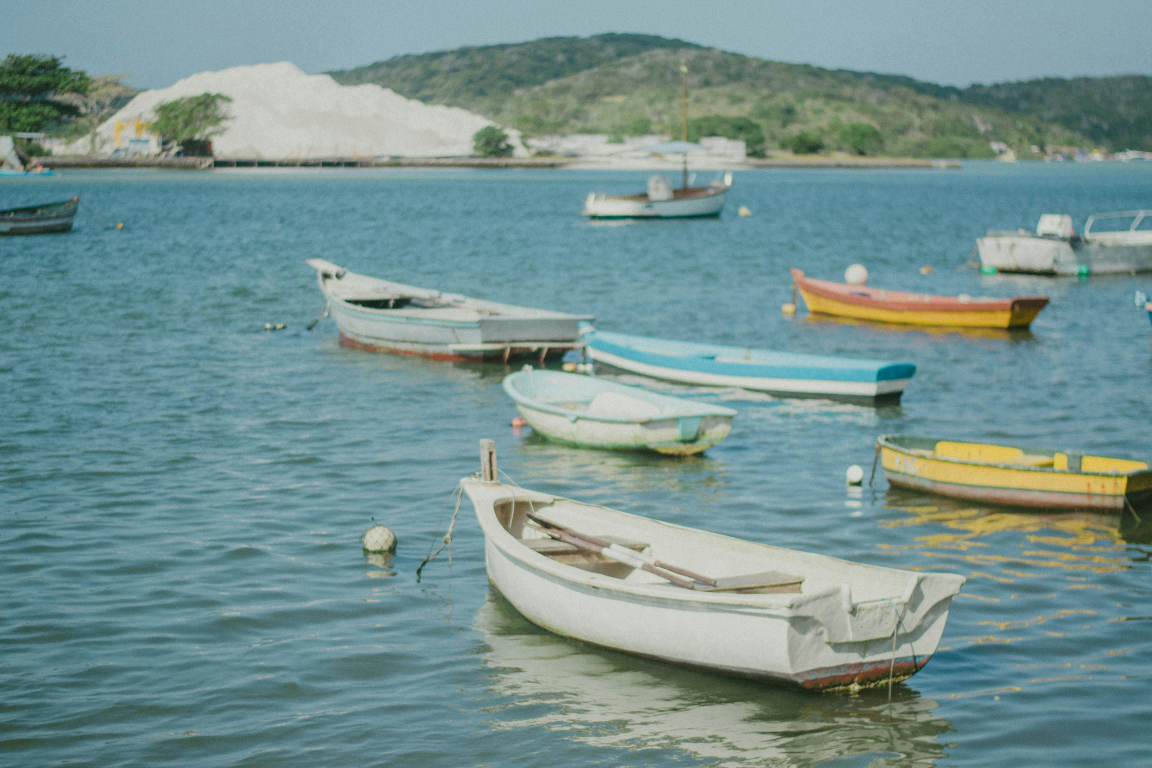
#> input picture pexels-flowerstofox-27082077.jpg, 4608 x 3072 px, found by its file name (shown at 1/4 size)
$ python 'DıjıtalImageProcessing.py'
#> lines starting #> are read from the running program, lines starting #| are printed output that depends on the picture
#> the answer given: 1
#> in main, image is the input picture: shape (3072, 4608, 3); mean B, G, R 144.7, 146.2, 117.8
# -*- coding: utf-8 -*-
"""
Created on Thu Dec 19 21:53:29 2024

@author: bingl
"""

import cv2
import numpy as np
import matplotlib.pyplot as plt

def add_salt_and_pepper_noise(image, amount=0.02):
#> called with amount = 0.02
    noisy_image = image.copy()
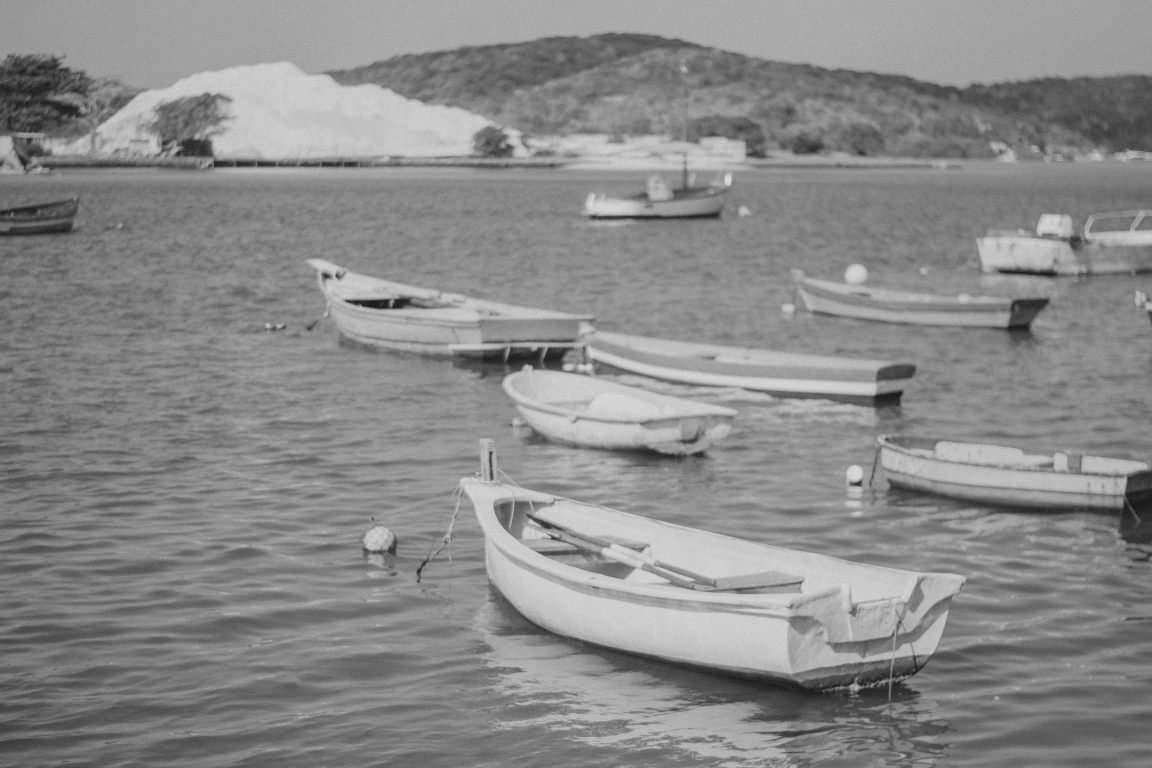
#> noisy_image: shape (3072, 4608) (shown at 1/4 size); min 7, max 239, mean 137.6
    num_salt = np.ceil(amount * image.size * 0.5).astype(int)
#> num_salt = 141558
    num_pepper = np.ceil(amount * image.size * 0.5).astype(int)
#> num_pepper = 141558

    # Add salt noise
    coords = [np.random.randint(0, i - 1, num_salt) for i in image.shape]
    noisy_image[coords[0], coords[1]] = 255

    # Add pepper noise
    coords = [np.random.randint(0, i - 1, num_pepper) for i in image.shape]
    noisy_image[coords[0], coords[1]] = 0

    return noisy_image

def apply_gaussian_filter(image):
    return cv2.GaussianBlur(image, (5, 5), 0)

def apply_median_filter(image):
    return cv2.medianBlur(image, 5)

def blur_image(image):
    return cv2.blur(image, (5, 5))

def resize_image(image, scale):
    width = int(image.shape[1] * scale / 100)
    height = int(image.shape[0] * scale / 100)
    return cv2.resize(image, (width, height))

def recolor_image(image):
    return cv2.applyColorMap(image, cv2.COLORMAP_JET)

def crop_image(image, x_start, y_start, width, height):
    return image[y_start:y_start + height, x_start:x_start + width]

def display_images(original, processed, title):
#> called with title = 'Salt and Pepper Noise'
    plt.figure(figsize=(10, 5))
    plt.subplot(1, 2, 1)
    plt.title("Original Image")
    if len(original.shape) == 3:
        plt.imshow(cv2.cvtColor(original, cv2.COLOR_BGR2RGB))
    else:
        plt.imshow(original, cmap='gray')
    plt.axis('off')

    plt.subplot(1, 2, 2)
    plt.title(title)
    if len(processed.shape) == 3:
        plt.imshow(cv2.cvtColor(processed, cv2.COLOR_BGR2RGB))
    else:
        plt.imshow(processed, cmap='gray')
    plt.axis('off')

    plt.tight_layout()
    plt.show()
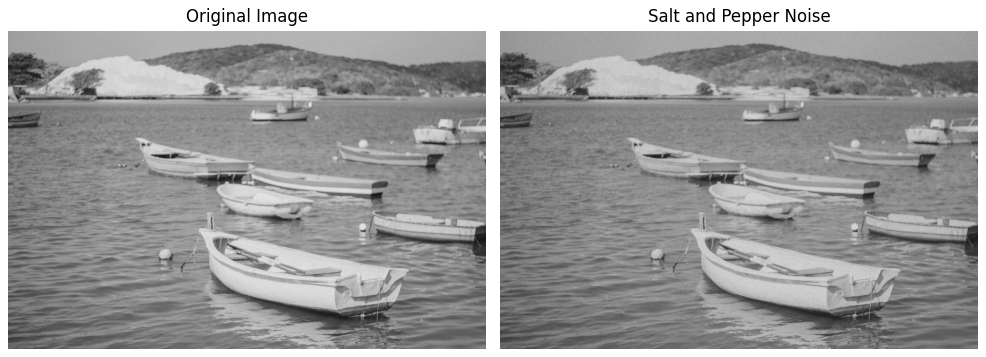
#> figure drawn by matplotlib, 2 panels

def main():
    while True:
        print("Image Processing Program")
        print("1. Add Salt and Pepper Noise")
        print("2. Apply Gaussian Filter")
        print("3. Apply Median Filter")
        print("4. Blur Image")
        print("5. Resize Image")
        print("6. Recolor Image")
        print("7. Crop Image")

#> (the run stopped early here; a loop or call above may not have finished)
